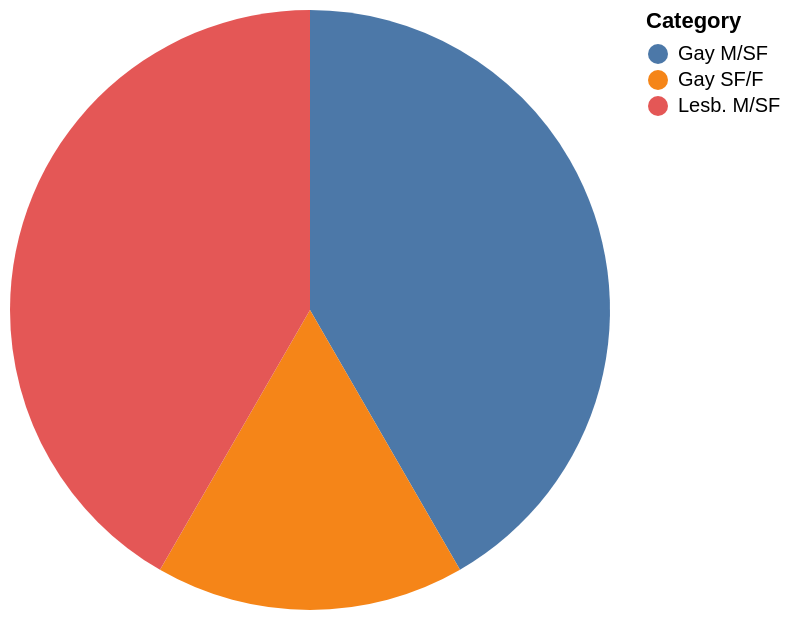

Vega-Lite specification for this chart:
### Vega-Lite specification from a JSON file in a GitHub repository (floating-point values rounded to 4 significant figures)
{"data": {"values": [{"x_data": "Gay M/SF", "y_data": 5}, {"x_data": "Gay SF/F", "y_data": 2}, {"x_data": "Lesb. M/SF", "y_data": 5}]}, "mark": "arc", "encoding": {"theta": {"field": "y_data", "type": "quantitative", "title": "count(*)"}, "color": {"field": "x_data", "type": "nominal", "title": "Category"}}}
